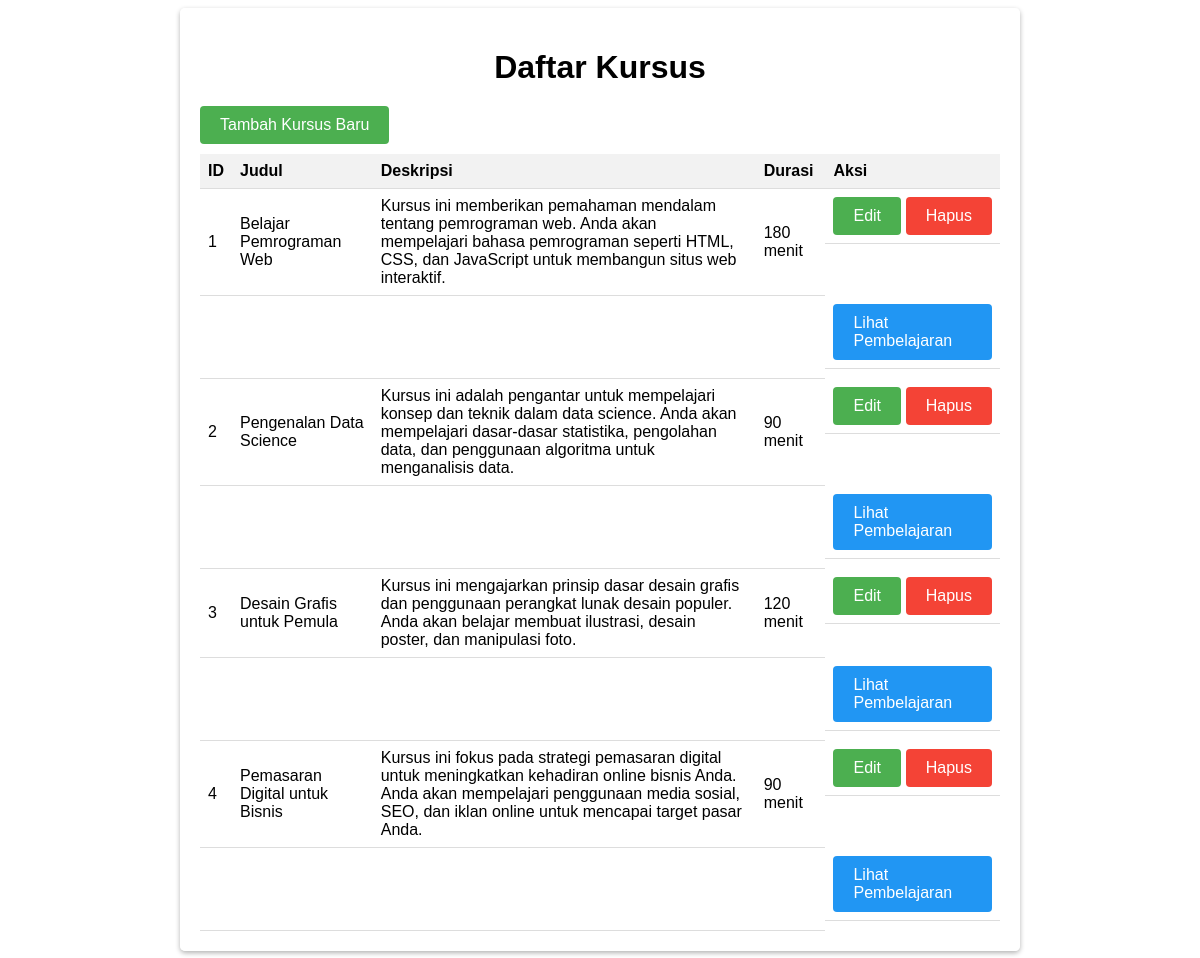
The page / on the database its author committed.
### tables this page shows
CREATE TABLE `courses` (
  `id` int(11) NOT NULL,
  `title` varchar(255) DEFAULT NULL,
  `description` text DEFAULT NULL,
  `duration` int(11) DEFAULT NULL
);

### index.php (the view, shortened to what this page needs)
<?php
include_once 'db_connect.php';
$sql = "SELECT * FROM courses";
$result = $conn->query($sql);
?>
<!DOCTYPE html>
<html>
<head>
    <link rel="stylesheet" type="text/css" href="css/style.css">
</head>
<body>
    <div class="container">
        <h1>Daftar Kursus</h1>
        <div class="action-links">
            <a href="add_course.php">Tambah Kursus Baru</a>
        </div>
        <table>
            <tr>
                <th>ID</th>
                <th>Judul</th>
                <th>Deskripsi</th>
                <th>Durasi</th>
                <th>Aksi</th>
            </tr>
            <?php
            $counter = 0;
            if ($result->num_rows > 0) {
                while ($row = $result->fetch_assoc()) {
                    echo "<tr>";
                    echo "<td>" . $row["id"] . "</td>";
                    echo "<td>" . $row["title"] . "</td>";
                    echo "<td>" . $row["description"] . "</td>";
                    echo "<td>" . $row["duration"] . " menit</td>";
                    echo "<td class='action-links'>";
                    echo "<a href='edit_course.php?id=" . $row["id"] . "'>Edit</a>";
                    echo "<a href='delete_course.php?id=" . $row["id"] . "' class='delete'>Hapus</a>";
                    echo "</td>";
                    echo "</tr>";
                    $counter++;
                    if ($counter >= 1 && $counter <= 5) {
                        echo "<tr>";
                        echo "<td colspan='4'></td>";
                        echo "<td class='action-links'>";
                        echo "<a href='lesson" . $counter . ".php?id=" . $row["id"] . "' class='view-lessons'>Lihat Pembelajaran</a>";
                        echo "</td>";
                        echo "</tr>";
                    }
                }
            } else {
                echo "<tr><td colspan='5'>Tidak ada kursus</td></tr>";
            }
            ?>
        </table>
    </div>
</body>
</html>

### index.php (style rules this page uses)
body { font-family: Arial, sans-serif; background-image: url('https://www.york.ac.uk/media/study/courses/postgraduate/management/hrm-hero-1200.png'); background-size: cover; background-position: center; }
.container { max-width: 800px; margin: 0 auto; padding: 20px; background-color: rgba(255, 255, 255, 0.8); border-radius: 5px; box-shadow: 0 2px 5px rgba(0, 0, 0, 0.3); }
.container h1 { text-align: center; margin-bottom: 20px; }
.action-links { display: flex; justify-content: space-between; align-items: center; margin-bottom: 10px; }
.action-links a { padding: 10px 20px; background-color: #4CAF50; color: white; border-radius: 4px; text-decoration: none; }
table { width: 100%; border-collapse: collapse; }
table th, table td { padding: 8px; text-align: left; border-bottom: 1px solid #ddd; }
table th { background-color: #f2f2f2; }
.action-links a.view-lessons { background-color: #2196F3; }
.action-links a.delete { background-color: #f44336; }

### rows shown on the page
courses: id "1", title "Belajar Pemrograman Web", description "Kursus ini memberikan pemahaman mendalam tentang pemrograman web. Anda akan mempelajari bahasa pemrograman seperti HTML, CSS, dan JavaScript untuk membangun situs web interaktif.", duration "180"
courses: id "2", title "Pengenalan Data Science", description "Kursus ini adalah pengantar untuk mempelajari konsep dan teknik dalam data science. Anda akan mempelajari dasar-dasar statistika, pengolahan data, dan penggunaan algoritma untuk menganalisis data.", duration "90"
courses: id "3", title "Desain Grafis untuk Pemula", description "Kursus ini mengajarkan prinsip dasar desain grafis dan penggunaan perangkat lunak desain populer. Anda akan belajar membuat ilustrasi, desain poster, dan manipulasi foto.", duration "120"
courses: id "4", title "Pemasaran Digital untuk Bisnis", description "Kursus ini fokus pada strategi pemasaran digital untuk meningkatkan kehadiran online bisnis Anda. Anda akan mempelajari penggunaan media sosial, SEO, dan iklan online untuk mencapai target pasar Anda.", duration "90"
